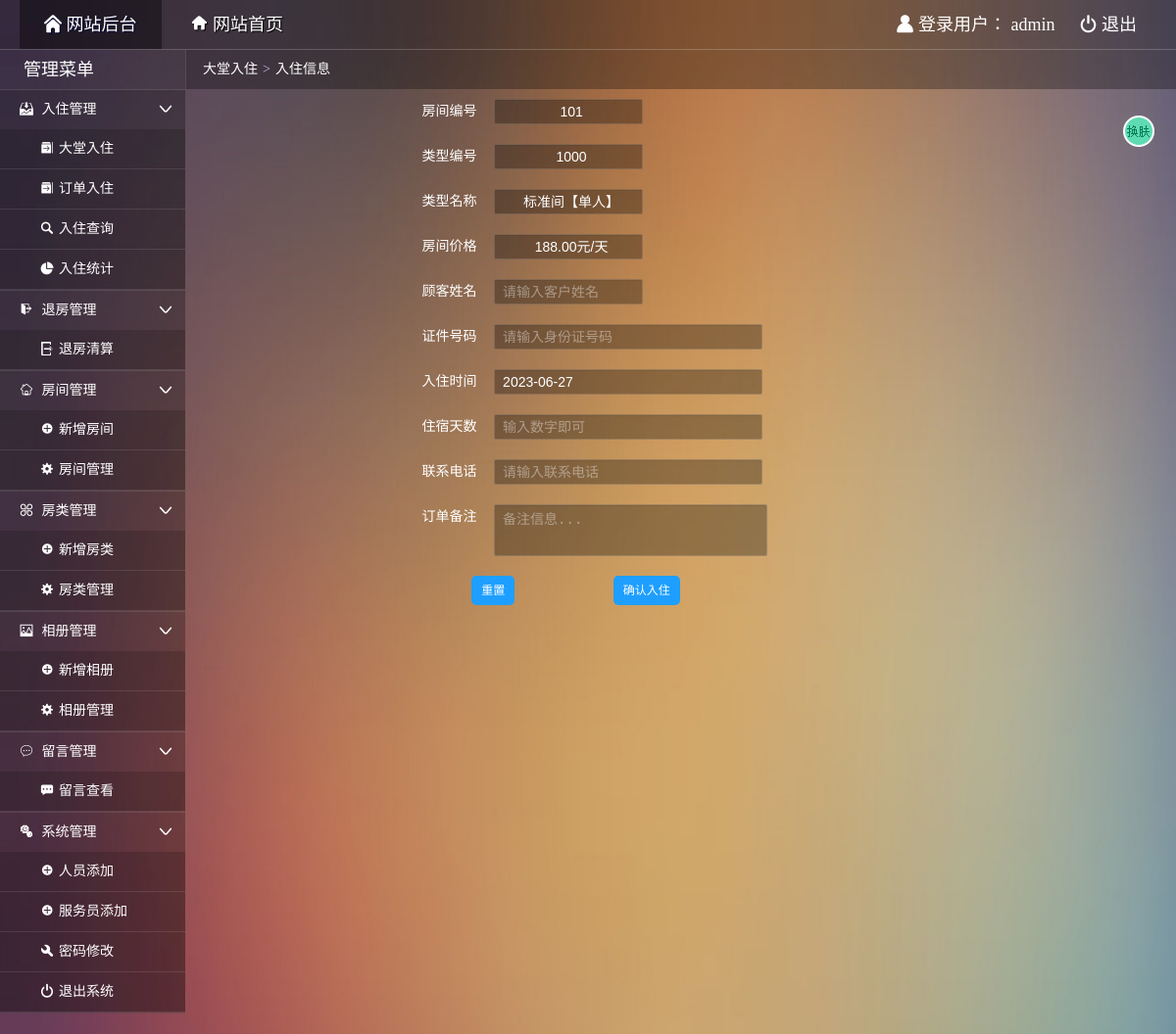
The app's page /admin/admin_order.php?orid=101 (signed in) with its own data.
### tables this page shows
CREATE TABLE IF NOT EXISTS `room` (
  `roomid` varchar(4) NOT NULL COMMENT '房间编号',
  `typeid` int(4) NOT NULL COMMENT '类型标识',
  `status` char(1) NOT NULL COMMENT '是否入住',
  `remarks` varchar(500) default NULL COMMENT '房间描述',
  `pic` varchar(100) NOT NULL COMMENT '房间图片',
  PRIMARY KEY  (`roomid`),
  UNIQUE KEY `roomid` (`roomid`),
  KEY `FK_ROOM_TYPE` (`typeid`)
);

CREATE TABLE IF NOT EXISTS `roomtype` (
  `typeid` int(4) NOT NULL auto_increment COMMENT '类型标识',
  `typename` varchar(20) NOT NULL COMMENT '类型名称',
  `area` varchar(2) NOT NULL COMMENT '房间面积',
  `hasNet` char(1) NOT NULL default '有' COMMENT '网络',
  `hasTV` char(1) NOT NULL default '有' COMMENT '有线电视',
  `price` decimal(8,2) NOT NULL COMMENT '价格',
  `totalnum` int(4) NOT NULL COMMENT '房间数量',
  `leftnum` int(4) NOT NULL COMMENT '剩余数量',
  PRIMARY KEY  (`typeid`)
);

### admin/admin_order.php (the view, shortened to what this page needs)
<!doctype html>
<html>
<head>
  <link rel="stylesheet" type="text/css" href="css/common.css"/>
  <link rel="stylesheet" type="text/css" href="css/main.css"/>
</head>
<body>
  <div class="topbar-wrap white">
    <div class="topbar-inner clearfix">
      <div class="topbar-logo-wrap clearfix">
        <ul class="navbar-list clearfix">
          <li><a class="on" href="admin_index.php"><i class="icon-font">&#xe622;</i> 网站后台</a></li>
          <li><a href="../index.php" target="_blank"><i class="icon-font">&#xe681;</i> 网站首页</a></li>
        </ul>
      </div>
      <div class="top-info-wrap">
        <ul class="top-info-list clearfix">
          <li><i class="icon-font">&#xe607;</i> 登录用户：
            <?php
            if($_SESSION["aname"]){
              echo $_SESSION["aname"];
            }else{
              header("location:index.php");
              exit;
            }
            ?>
            </li>
          <li><a href="admin_logout.php"><i class="icon-font">&#xe638;</i> 退出</a></li>
        </ul>
      </div>
    </div>
  </div>
  <div class="container clearfix">
    <?php
      require("../dbconnect.php");
      $sql="select a.roomid,b.typeid,b.typename,b.price from room a,roomtype b where a.typeid=b.typeid and a.roomid='".$_GET["orid"]."'";
      $arr=mysqli_query($db_link,$sql);
      $rows=mysqli_fetch_row($arr);
    ?>
    <div class="main-wrap">
      <div class="crumb-wrap">
        <div class="crumb-list"><i class="icon-font"></i><a href="admin_addn.php">大堂入住</a><span class="crumb-step">&gt;</span><span class="crumb-name">入住信息</span></div>
      </div>
      <div class="result-wrap">
        <form id="myform" name="myform" method="post" action="insert.php">
        <ul class='order'>
          <li>
            <label for="roomid">房间编号&emsp;</label>
            <input name="roomid" type="text" class='jz' readonly id="roomid" value="<?php echo $_GET["orid"] ?>" size="15" maxlength="20" />
          </li>
          <li>
            <label for="typeid">类型编号&emsp;</label>
            <input class='jz' name="typeid" type="text" id="typeid" readonly value="<?php echo $rows[1] ?>" size="15" maxlength="20" />
          </li>
          <li>
            <label for="typename">类型名称&emsp;</label>
            <input class='jz' name="typename" type="text" id="typename" readonly value="<?php echo $rows[2] ?>" size="15" maxlength="20" />
          </li>
          <li>
            <label for="price">房间价格&emsp;</label>
            <input class='jz' name="price" type="text" id="price" readonly value="<?php echo $rows[3].'元/天' ?>" size="15" maxlength="20" />
          </li>
          <li>
            <label for="cname">顾客姓名&emsp;</label>
            <input name="name" type="text" required placeholder="请输入客户姓名" id="cname" size="15" maxlength="30" />
          </li>
          <li>
            <label for="cardid">证件号码&emsp;</label>
            <input placeholder="请输入身份证号码" required name="card" type="text" id="cardid" size="30" maxlength="50" />
          </li>
          <li>
            <label for="entertime">入住时间&emsp;</label>
            <input name="checkin" type="text" id="entertime"  value=<?php echo date("Y-m-d"); ?> size="30" maxlength="50" />
          </li>
          <li>
            <label for="days">住宿天数&emsp;</label>
            <input name="days" type="text" id="days" required placeholder="输入数字即可" size="30" maxlength="2" />
          </li>
          <li>
            <label for="phone">联系电话&emsp;</label>
            <input name="phone" type="text" id="phone" required placeholder="请输入联系电话" size="30" maxlength="50" />
          </li>
          <li>
            <label for="message-field">订单备注&emsp;</label>
            <textarea id="message-field" placeholder="备注信息..." name="content"></textarea>
          </li>
          <li>
            <input type="reset" class='reset' name="submit2" id="button2" value="重置" />
            <input type="submit" name="submit" id="button" value="确认入住" onclick="return validate()" />
          </li>
        </ul>
        </form>
      </div>
    </div>
  </div>
</body>
</html>

### admin/css/common.css (style rules this page uses)
html { height:100%; }
body { width:100%;font:14px/1.5 '微软雅黑';word-wrap:break-word;word-break:break-all;-webkit-text-size-adjust:none;background-color: #54364a;background-repeat: no-repeat;background-size:100% 200%;color:#fff; }
body,dl,dd,h1,h2,h3,h4,h5,h6,p,form,ul,ol,blockquote { margin:0 }
input,select,textarea { font-size:14px;color:#333 }
input { vertical-align:middle;padding:2px;margin:0 }
select,input,button { font:14px/20px Verdana,Simsun,Helvetica,Arial,sans-serif; }
em,i,cite,blockquote { font-style:normal }
ul,ol,li { list-style:none outside;padding:0 }
h1,h2,h3,h4,h5,h6 { font-size:100% }
textarea { overflow-y:auto;padding:3px }
a { color:#fff;text-decoration:none;outline:0 }
.clearfix:after { content:".";display:block;height:0;clear:both;visibility:hidden; }
.clearfix { *height:1%; }
.white,.white a:link,.white a:visited { color:#fff; }
.icon-font { font-family:'iconfont'; speak:none; font-weight:400; font-style:normal; font-variant:normal; text-transform:none; line-height:1; -webkit-font-smoothing:antialiased; }
.topbar-wrap { height:50px;line-height:50px;background:rgba(0, 0, 0, 0.3);border-bottom: 1px solid rgba(255, 255, 255, 0.2); }
.topbar-logo-wrap { float:left; }
.topbar-inner { font-size:18px;padding:0 20px; }
.navbar-list { float:left; }
.top-info-wrap { float:right; }
.navbar-list li { float:left; }
.navbar-list li a { float:left;margin-right:5px;padding:0 25px;text-shadow:1px 1px 1px #000; }
.navbar-list li a.on { color:#fff;text-shadow:1px 1px 1px #003;background:rgba(0,0,0,0.4); }
.top-info-list li { float:left; }
.top-info-list li a { float:left;margin-left:5px;padding:0 20px;display:inline;zoom:1; }
textarea,input[type="file"],input[type="text"],input[type="password"],input[type="datetime"],input[type="datetime-local"],input[type="date"],input[type="month"],input[type="time"],input[type="week"],input[type="number"],input[type="email"],input[type="url"],input[type="search"],input[type="tel"],input[type="color"],.uneditable-input { padding-left:8px;color:#fff;background-color:rgba(0, 0, 0, 0.3);border-radius: 2px;border:1px solid rgba(255,255,255,.15);-webkit-box-shadow:inset 0 1px 1px rgba(0,0,0,0.075);-moz-box-shadow:inset 0 1px 1px rgba(0,0,0,0.075);box-shadow:inset 0 1px 1px rgba(0,0,0,0.075);-webkit-transition:border linear 0.2s,box-shadow linear 0.2s;-moz-transition:border linear 0.2s,box-shadow linear 0.2s;-o-transition:border linear 0.2s,box-shadow linear 0.2s;transition:border linear 0.2s,box-shadow linear 0.2s; }
input[type="text"].jz { padding-left:8px;color:#fff;background-color: rgba(0, 0, 0, 0.3);text-align: center;border-radius: 2px; }
textarea { resize: none;vertical-align: top;width: 266px;height:45px;vertical-align:top; }

### admin/css/main.css (style rules this page uses)
.sidebar-wrap { float: left;width: 189px;background: rgba(0, 0, 0, 0.20); }
.main-wrap { margin-left: 190px;min-height:100%; }
.sidebar-title { border-bottom: 1px solid rgba(255, 255, 255, 0.1);height: 40px;line-height: 40px;text-indent:1em;font-size: 24px;text-align: left; }
.sidebar-title h1 { font-weight: normal;font-size:18px; }
.sidebar-list li { background-color: rgba(0, 0, 0, 0.1);border-bottom: 1px solid rgba(255, 255, 255, 0.1); }
.sidebar-list li .icon-font { margin-right: 5px;color: #fff;font-size: 14px; }
.sidebar-list li a { padding: 0 15px 0 20px;display: block;color:#fff;height: 40px;line-height: 40px;position: relative; }
.sub-menu { background:rgba(0, 0, 0, 0.15); }
.sub-menu li { padding-left: 21px;background-color: rgba(0, 0, 0, 0.01);border-bottom: 1px solid rgba(255, 255, 255, 0.1); }
.sub-menu .icon-font { font-size: 11px; }
.crumb-wrap { height: 40px;line-height: 39px;background: rgba(0,0,0,0.3); }
.crumb-list { padding-left: 12px; }
.crumb-step { margin: 0 5px;color: #b2c2e0;font-family: serif; }
.result-wrap { padding:0 19px; }
.order>li { padding: 10px 0; }
.order>li>label { vertical-align: middle; display: inline-block; width: 30%; text-align: right; height: 26px; line-height: 26px; }
input[type="submit"],input[type="reset"],.order>li>.fjtp,.tf { background-color: #1E9FFF; display: inline-block; text-align: center; height: 30px; line-height: 30px; padding: 0 10px 0; border-radius: 5px; font-size: 12px; border: none; color: #fff; cursor: pointer; }
.reset { margin-left: 28%; margin-right: 10%; }
.icon { position: absolute; right: 8px; top: 12px; }
.set-btn { width: 32px;height: 32px;cursor: pointer;position: fixed;right: 22px;top: 118px;overflow: hidden;background-image: url(../img/s1.png);animation:setbtn 4s linear 0s infinite; }

### records on screen
room: typeid "1000", typename "标准间【单人】", price "188.00元/天"

### other values on screen
$_SESSION["aname"] "admin"
